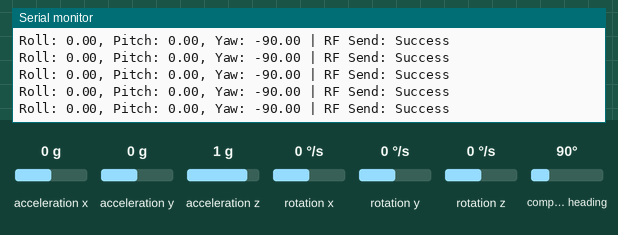
Simulated run of this sketch. Board: STM32 Blue Pill. Parts: the last lines printed to the serial monitor. Wiring (inferred from the names in the program): HMC5883L compass at I2C address 0x1E; MPU-6050 motion sensor at I2C address 0x68. Inputs (shaded band) come from the test bench; at power-on: acceleration x 0 g, acceleration y 0 g, acceleration z 1 g, rotation x 0 °/s, rotation y 0 °/s, rotation z 0 °/s, compass heading 90°. No radio packets arrive unless stated.

Above: at 1.2 s.
1.3 s: acceleration x set to -1.4 g
At 1.8 s:
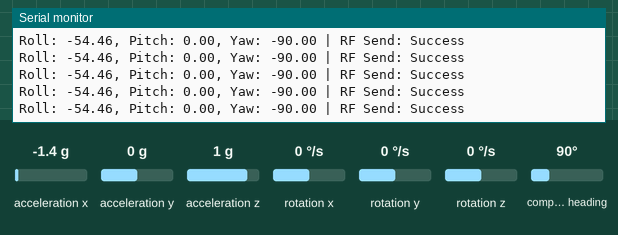
2.8 s: acceleration y set to -1.4 g
At 3.5 s:
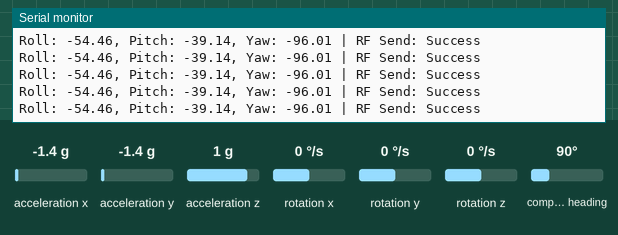
4.3 s: acceleration z set to -1.4 g
At 4.9 s:
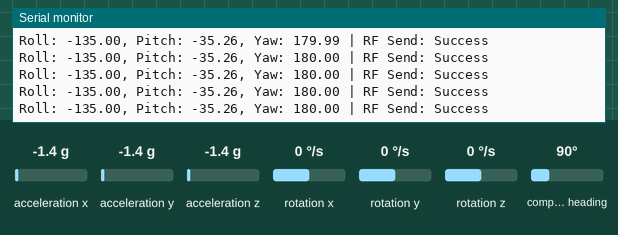
5.8 s: rotation x set to -192 °/s
At 6.6 s:
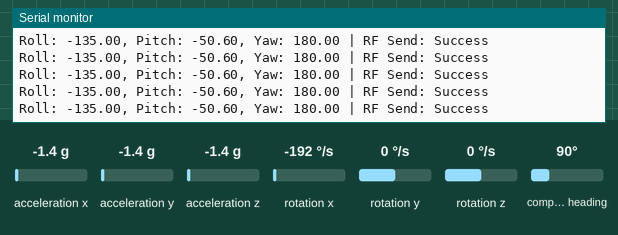
7.3 s: rotation y set to -192 °/s
At 8.2 s:
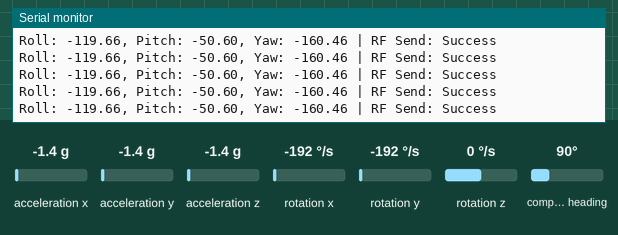
Timing chart, 0 to 9.8 s (numbered marks = the images above; inputs shaded):
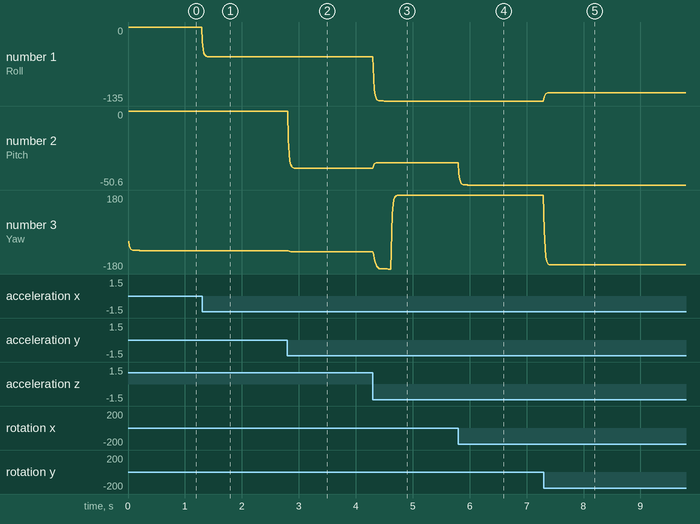

Measured:
- after the input at 1.3 s, the serial monitor: prints a new line at once (image 1)
- after the input at 2.8 s, the serial monitor: prints a new line at once (image 2)
- after the input at 4.3 s, the serial monitor: prints a new line at once (image 3)
- after the input at 5.8 s, the serial monitor: prints a new line at once (image 4)
- after the input at 7.3 s, the serial monitor: prints a new line at once (image 5)
- plotted number 1: 0 → -54.46 after the input at 1.3 s, -54.46 → -135 after the input at 4.3 s, -135 → -119.66 after the input at 7.3 s
- plotted number 2: 0 → -39.14 after the input at 2.8 s, -39.14 → -35.26 after the input at 4.3 s, -35.26 → -50.6 after the input at 5.8 s
- plotted number 3: -90 → -96.01 after the input at 2.8 s, -96.01 → 180 after the input at 4.3 s, 180 → -160.46 after the input at 7.3 s

The sketch:

transmitter.ino
```cpp
#include <Wire.h>
#include <SPI.h>
#include <RF24.h>
#include <math.h>

#define MPU_ADDR 0x68
#define MAG_ADDR 0x1E

// I2C buses for MPU and Magnetometer
TwoWire Wire1(PB7, PB6);   // SDA, SCL for MPU (PB7=SDA, PB6=SCL)
TwoWire Wire2(PB3, PB10);  // SDA, SCL for Mag (PB3=SDA, PB10=SCL)

// nRF24L01 CE and CSN pins
#define CE_PIN PB0
#define CSN_PIN PA4

// Create RF24 radio object
RF24 radio(CE_PIN, CSN_PIN);

// Address to send data to
const byte address[6] = "node1";

struct RPY {
  float roll;
  float pitch;
  float yaw;
};

struct RPYData {
  float roll;
  float pitch;
  float yaw;
};

// Read MPU6050 data from Wire1 bus
void readMPU6050(int16_t* ax, int16_t* ay, int16_t* az, int16_t* gx, int16_t* gy, int16_t* gz) {
  Wire1.beginTransmission(MPU_ADDR);
  Wire1.write(0x3B);
  Wire1.endTransmission(false);
  Wire1.requestFrom(MPU_ADDR, 14, true);

  *ax = Wire1.read() << 8 | Wire1.read();
  *ay = Wire1.read() << 8 | Wire1.read();
  *az = Wire1.read() << 8 | Wire1.read();

  Wire1.read(); Wire1.read();  // skip temperature

  *gx = Wire1.read() << 8 | Wire1.read();
  *gy = Wire1.read() << 8 | Wire1.read();
  *gz = Wire1.read() << 8 | Wire1.read();
}

// Read magnetometer data from Wire2 bus
void readMag(int16_t* mx, int16_t* my, int16_t* mz) {
  Wire2.beginTransmission(MAG_ADDR);
  Wire2.write(0x03);
  Wire2.endTransmission(false);
  Wire2.requestFrom(MAG_ADDR, 6, true);

  *mx = Wire2.read() << 8 | Wire2.read();
  *mz = Wire2.read() << 8 | Wire2.read();
  *my = Wire2.read() << 8 | Wire2.read();
}

RPY computeRPY() {
  static float roll = 0.0, pitch = 0.0, yaw = 0.0;
  const float alpha = 0.5;
  const float dt = 0.01;

  int16_t ax_raw, ay_raw, az_raw;
  int16_t gx_raw, gy_raw, gz_raw;
  int16_t mx_raw, my_raw, mz_raw;

  readMPU6050(&ax_raw, &ay_raw, &az_raw, &gx_raw, &gy_raw, &gz_raw);
  readMag(&mx_raw, &my_raw, &mz_raw);

  // Normalize accelerometer
  float axf = ax_raw / 16384.0;
  float ayf = ay_raw / 16384.0;
  float azf = az_raw / 16384.0;

  float x_acc = -ayf;
  float y_acc = axf;
  float z_acc = azf;

  float roll_acc = atan2(y_acc, z_acc) * 180.0 / M_PI;
  float pitch_acc = atan2(-x_acc, sqrt(y_acc * y_acc + z_acc * z_acc)) * 180.0 / M_PI;

  // Gyro scale ±2000 dps → 16.4 LSB/deg/s
  float gx_deg = -gy_raw / 16.4;
  float gy_deg =  gx_raw / 16.4;
  float gz_deg =  gz_raw / 16.4;

  roll  = alpha * (roll  + gx_deg * dt) + (1.0 - alpha) * roll_acc;
  pitch = alpha * (pitch + gy_deg * dt) + (1.0 - alpha) * pitch_acc;

  // Magnetometer raw data, axis mapping
  float mag_x = -mx_raw;
  float mag_y = -my_raw;
  float mag_z = mz_raw;

  // Convert roll and pitch to radians for compensation
  float roll_rad = roll * M_PI / 180.0;
  float pitch_rad = pitch * M_PI / 180.0;

  // Tilt compensated magnetic sensor measurements
  float Xh = mag_x * cos(pitch_rad) + mag_y * sin(roll_rad) * sin(pitch_rad) + mag_z * cos(roll_rad) * sin(pitch_rad);
  float Yh = mag_y * cos(roll_rad) - mag_z * sin(roll_rad);

  // Compute compensated yaw angle
  float yaw_mag = atan2(Yh, Xh) * 180.0 / M_PI;

  if (yaw_mag > 180) yaw_mag -= 360;
  else if (yaw_mag < -180) yaw_mag += 360;

  // Complementary filter for yaw with gyro integration
  yaw = alpha * (yaw + gz_deg * dt) + (1.0 - alpha) * yaw_mag;

  if (yaw > 180) yaw -= 360;
  else if (yaw < -180) yaw += 360;

  return {roll, pitch, yaw};
}

void setup() {
  Serial.begin(115200);

  // Start both I2C buses
  Wire1.begin();
  Wire2.begin();

  // Initialize MPU6050 - wake it up
  Wire1.beginTransmission(MPU_ADDR);
  Wire1.write(0x6B);  // Power management register
  Wire1.write(0);
  Wire1.endTransmission();

  // Initialize magnetometer (HMC5883L) in continuous mode
  Wire2.beginTransmission(MAG_ADDR);
  Wire2.write(0x02); // Mode register
  Wire2.write(0x00); // Continuous measurement mode
  Wire2.endTransmission();

  // Initialize nRF24L01 radio
  radio.begin();
  radio.openWritingPipe(address);
  radio.setPALevel(RF24_PA_LOW);
  radio.stopListening();  // Set radio as transmitter
}

void loop() {
  RPY rpy = computeRPY();

  RPYData dataToSend = {rpy.roll, rpy.pitch, rpy.yaw};
  bool ok = radio.write(&dataToSend, sizeof(dataToSend));

  Serial.print("Roll: "); Serial.print(rpy.roll);
  Serial.print(", Pitch: "); Serial.print(rpy.pitch);
  Serial.print(", Yaw: "); Serial.print(rpy.yaw);
  Serial.print(" | RF Send: ");
  Serial.println(ok ? "Success" : "Fail");

  delay(10);
}
```
